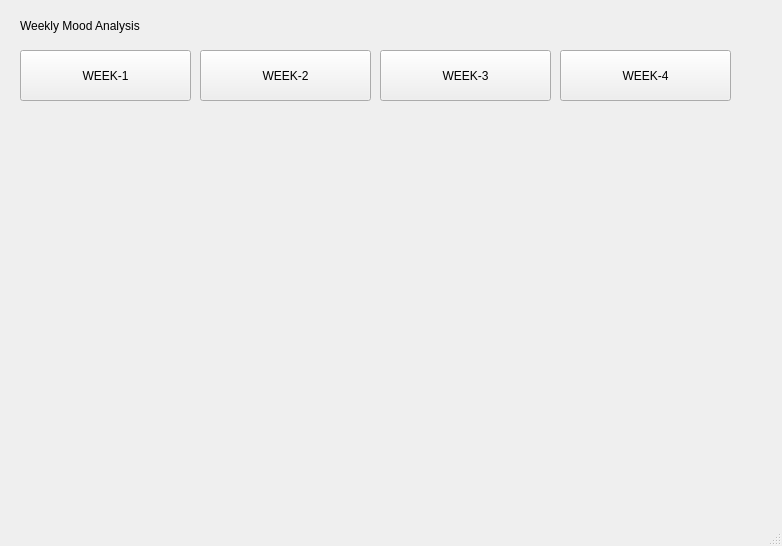
<?xml version="1.0" encoding="UTF-8"?>
<ui version="4.0">
 <class>MainWindow</class>
 <widget class="QMainWindow" name="MainWindow">
  <property name="geometry">
   <rect>
    <x>0</x>
    <y>0</y>
    <width>782</width>
    <height>546</height>
   </rect>
  </property>
  <property name="windowTitle">
   <string>MainWindow</string>
  </property>
  <widget class="QWidget" name="centralwidget">
   <widget class="QPushButton" name="week1">
    <property name="geometry">
     <rect>
      <x>20</x>
      <y>50</y>
      <width>171</width>
      <height>51</height>
     </rect>
    </property>
    <property name="text">
     <string>WEEK-1</string>
    </property>
   </widget>
   <widget class="QPushButton" name="week3">
    <property name="geometry">
     <rect>
      <x>380</x>
      <y>50</y>
      <width>171</width>
      <height>51</height>
     </rect>
    </property>
    <property name="text">
     <string>WEEK-3</string>
    </property>
   </widget>
   <widget class="QPushButton" name="week2">
    <property name="geometry">
     <rect>
      <x>200</x>
      <y>50</y>
      <width>171</width>
      <height>51</height>
     </rect>
    </property>
    <property name="text">
     <string>WEEK-2</string>
    </property>
   </widget>
   <widget class="QPushButton" name="week4">
    <property name="geometry">
     <rect>
      <x>560</x>
      <y>50</y>
      <width>171</width>
      <height>51</height>
     </rect>
    </property>
    <property name="text">
     <string>WEEK-4</string>
    </property>
   </widget>
   <widget class="QLabel" name="label">
    <property name="geometry">
     <rect>
      <x>20</x>
      <y>10</y>
      <width>161</width>
      <height>31</height>
     </rect>
    </property>
    <property name="text">
     <string>Weekly Mood Analysis</string>
    </property>
   </widget>
  </widget>
  <widget class="QMenuBar" name="menubar">
   <property name="geometry">
    <rect>
     <x>0</x>
     <y>0</y>
     <width>782</width>
     <height>21</height>
    </rect>
   </property>
  </widget>
  <widget class="QStatusBar" name="statusbar"/>
 </widget>
 <resources/>
 <connections/>
</ui>
